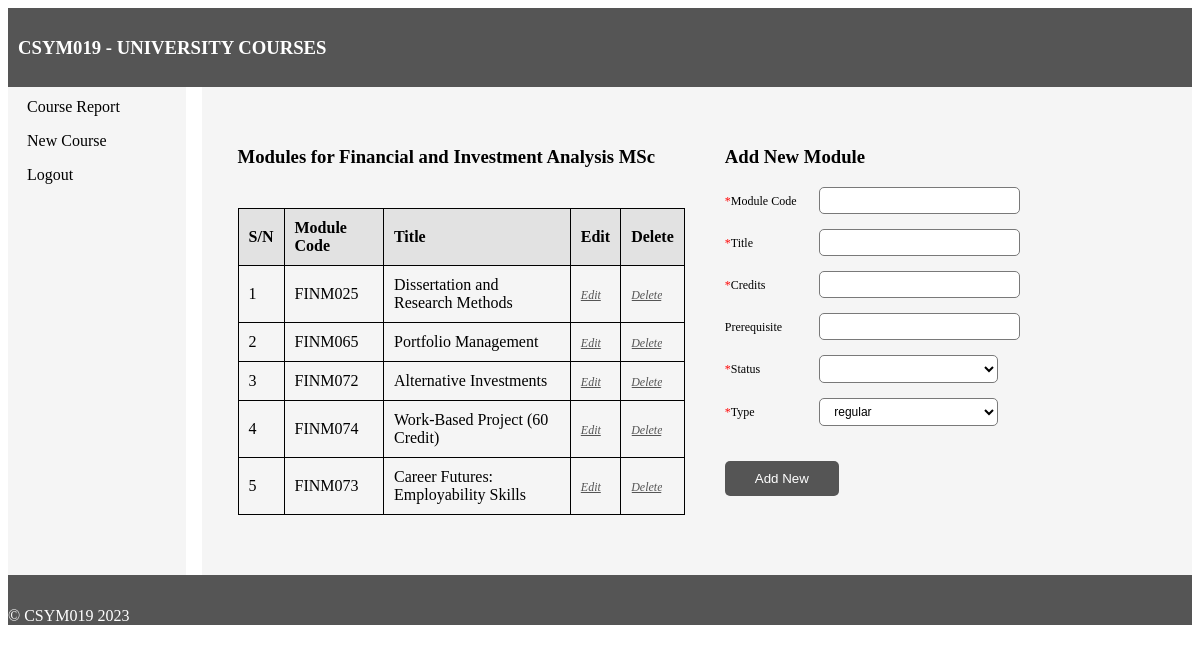
The app's page /modules.php?id=59 (signed in) with its own data.
### tables this page shows
CREATE TABLE `courses` (
  `id` int NOT NULL AUTO_INCREMENT,
  `updated_at` timestamp NOT NULL DEFAULT CURRENT_TIMESTAMP,
  `created_at` timestamp NOT NULL DEFAULT CURRENT_TIMESTAMP,
  `level` varchar(255) NOT NULL,
  `ucas_regular` varchar(4) DEFAULT NULL,
  `ucas_foundation` varchar(4) DEFAULT NULL,
  `duration_fulltime` int NOT NULL,
  `duration_parttime` varchar(10) DEFAULT NULL,
  `duration_foundation` int DEFAULT NULL,
  `duration_placement` tinyint(1) DEFAULT NULL,
  `start_dates` json NOT NULL,
  `location` varchar(255) DEFAULT NULL,
  `icon_url` varchar(255) DEFAULT NULL,
  `course_name` varchar(255) NOT NULL,
  `subject` varchar(255) NOT NULL,
  `link_url` varchar(255) DEFAULT NULL,
  `summary` text,
  `highlights` json DEFAULT NULL,
  `req_summary` json DEFAULT NULL,
  `req_foundation` json DEFAULT NULL,
  `english_req` text,
  `fees_year` varchar(20) NOT NULL,
  `fees_uk_fulltime` int NOT NULL,
  `fees_uk_parttime` int DEFAULT NULL,
  `fees_uk_foundation` int DEFAULT NULL,
  `fees_intl_fulltime` int NOT NULL,
  `fees_intl_parttime` int DEFAULT NULL,
  `fees_intl_foundation` int DEFAULT NULL,
  `fees_withplacement` int DEFAULT NULL,
  `fees_extras` json DEFAULT NULL,
  `faqs` json DEFAULT NULL,
  `related_courses` json DEFAULT NULL,
  PRIMARY KEY (`id`)
);

CREATE TABLE `modules` (
  `module_code` varchar(10) NOT NULL,
  `stage` varchar(10) DEFAULT NULL,
  `title` varchar(255) NOT NULL,
  `credits` int NOT NULL,
  `status` varchar(255) NOT NULL,
  `type` varchar(255) DEFAULT NULL,
  `prereq` varchar(10) DEFAULT NULL,
  `course_id` int NOT NULL,
  KEY `course_id` (`course_id`),
  CONSTRAINT `modules_ibfk_2` FOREIGN KEY (`course_id`) REFERENCES `courses` (`id`) ON DELETE CASCADE ON UPDATE RESTRICT
);

### src/modules.php (the view, shortened to what this page needs)
<?php
if ($_SESSION["authenticated"] !== true) {
    header("Location: index.php");
    exit();
} else {
    require_once('config_db.php');
    if (!isset($_GET['id'])) {
        header("Location: courselist.php");
        exit();
    } else {
        $course_id = $_GET['id'];
        $stmt = $pdo->prepare('SELECT * FROM courses WHERE id = :id');
        $values = [
            'id' => $course_id
        ];
        $stmt->execute($values);
        $currentCourse = $stmt->fetch(PDO::FETCH_ASSOC);
        $selectedStatus = '';
        $selectedType = '';
        $isEdit = false;
        $statusOptions = ['Compulsory', 'Designated'];
        $typeOptions = ['regular', 'dissertation', 'placement'];
        if ($currentCourse) {
            $stmt = $pdo->prepare('SELECT * FROM modules WHERE course_id = :id');
            $values = [
                'id' => $course_id
            ];
            $stmt->execute($values);
            $results = $stmt->fetchAll(PDO::FETCH_ASSOC);
            if (isset($_GET['edit'])) {
                $isEdit = true;
                $selectedModuleCode = $_GET['edit'];
                $stmt = $pdo->prepare('SELECT * FROM modules WHERE module_code = :code');
                $stmt->bindParam(':code', $selectedModuleCode);
                $stmt->execute();
                $currentModule = $stmt->fetch(PDO::FETCH_ASSOC);
                if ($currentModule) {
                    $selectedType = $currentModule['type'];
                    $selectedStage = $currentModule['stage'];
                    $selectedStatus = $currentModule['status'];
                    prepopulateModuleFields($currentModule);
                } else {
                    header("Location: modules.php?id=" . $course_id);
                    exit();
                }
            } else {
                $selectedType = $typeOptions[0];
            }
        } else {
            header("Location: courselist.php");
            exit();
        }
    }
}
?>
<!DOCTYPE html>
<html>
<head>
    <link rel="stylesheet" href="./layout.css">
</head>
<body>
    <main>
        <div class="section-group">
            <div class="cols">
                <h3>
                    Modules for
                    <?php echo $currentCourse['course_name'] ?>
                </h3>
                <?php if ($results): ?>
                    <table id="courses">
                        <thead>
                            <tr>
                                <th>S/N</th>
                                <th>Module Code</th>
                                <th>Title</th>
                                <th>Edit</th>
                                <th>Delete</th>
                            </tr>
                        </thead>
                        <tbody id='table-contents'>
                            <?php foreach ($results as $index => $row) {
                                echo '
                                    <tr>
                                        <td>' . ($index + 1) . '</td>
                                        <td>' . $row['module_code'] . '</td>
                                        <td>' . $row['title'] . '</td>
                                        <form action="" method="POST">
                                        <td>
                                        <a class="linkaction" href="modules.php?id=' . $course_id . '&edit=' . $row['module_code'] . '">Edit</a>
                                        </td>
                                        <td>
                                        <input class="linkaction" type="hidden" name="moduleToDelete" value="' . $row['module_code'] . '">
                                        <input class="linkaction" type="submit" name="delete" value="Delete" />
                                        </td>
                                        </form>
                                    </tr>
                                ';
                            }
                            ?>
                        </tbody>
                    </table>
                <?php else: ?>
                    <p class='error'> No rows available</p>
                <?php endif; ?>
            </div>
            <div class="cols">
                <h3>
                    <?php echo $isEdit === true ? 'Update Module' : 'Add New Module'; ?>
                </h3>
                <form id="moduleform" action="" method="POST">
                    <div class="form-input-wrapper">
                        <label for="code"><span class="required">*</span>Module Code</label>
                        <input type="text" name="code"
                            value="<?php echo isset($_POST['code']) ? $_POST['code'] : ''; ?>" />
                    </div>
                    <div class="form-input-wrapper">
                        <label for="title"><span class="required">*</span>Title</label>
                        <input type="text" name="title"
                            value="<?php echo isset($_POST['title']) ? $_POST['title'] : ''; ?>" />
                    </div>
                    <div class="form-input-wrapper">
                        <label for="credits"><span class="required">*</span>Credits</label>
                        <input type="number" name="credits" min="0"
                            value="<?php echo isset($_POST['credits']) ? $_POST['credits'] : ''; ?>" />
                    </div>
                    <div class="form-input-wrapper">
                        <label for="prereq">Prerequisite</label>
                        <input type="text" name="prereq"
                            value="<?php echo isset($_POST['prereq']) ? $_POST['prereq'] : ''; ?>" />
                    </div>
                    <div class="form-input-wrapper">
                        <label for="status"><span class="required">*</span>Status</label>
                        <select name="status">
                            <option></option>
                            <?php
                            foreach ($statusOptions as $status) {
                                $isSelected = ($status === $selectedStatus) ? "selected" : "";
                                echo "<option value='$status' $isSelected>$status</option>";
                            }
                            ?>
                        </select>
                    </div>
                    <?php if ($currentCourse['level'] === "Postgraduate"): ?>
                        <div class="form-input-wrapper">
                            <label for="type"><span class="required">*</span>Type</label>
                            <select name="type">
                                <?php
                                foreach ($typeOptions as $type) {
                                    $isSelected = ($type === $selectedType) ? "selected" : "";
                                    echo "<option value='$type' $isSelected>$type</option>";
                                }
                                ?>
                            </select>
                        </div>
                    <?php endif; ?>
                    <div class="form-input-wrapper">
                        <button type="submit" name="submit">
                            <?php echo $isEdit === true ? 'Update' : 'Add New'; ?>
                        </button>
                    </div>
                </form>
            </div>
        </div>
    </main>
    <footer>&copy; CSYM019 2023</footer>
</body>
</html>

### src/layout.css (style rules this page uses)
body { display: grid; grid-template-columns: 15% 85%; grid-template-rows: auto; grid-template-areas: "header header" "nav main" "footer footer"; }
header { background-color: #555; color: white; padding: 10px; grid-area: header; }
nav { background-color: whitesmoke; color: black; grid-area: nav; }
nav>ul { list-style-type: none; margin: 0; padding: 0; border-right: 2%; border-color: whitesmoke; border-style: solid; background-color: whitesmoke; }
nav>ul li a { display: block; color: #000; padding: 8px 16px; text-decoration: none; }
main { background-color: whitesmoke; color: black; margin-left: 1em; padding-left: 1em; grid-area: main; }
footer { padding-top: 2em; background-color: #555; color: white; grid-area: footer; }
button, input[type="submit"] { width: auto; padding: 10px 30px; margin-top: 20px; background-color: #555; color: #fff; border: none; border-radius: 5px; cursor: pointer; }
table { border-collapse: collapse; border-spacing: 0; width: 100%; margin: 20px auto; }
#courses { margin-top: 40px; }
thead { background-color: rgb(226, 226, 226); }
tbody { background-color: transparent; }
th, td { padding: 10px; text-align: left; border: 1px solid black; }
th:first-child { width: 20px; }
.linkaction { font-style: italic; color: #555; }
select { background-color: #ffffff; border: 1px solid rgb(121, 121, 121); border-radius: 5px; padding: 5px 10px; cursor: pointer; font-size: 12px; }
.form-input-wrapper { display: flex; align-items: baseline; margin-bottom: 15px; }
.form-input-wrapper label { font-size: 12px; margin-right: 5px; width: 10%; }
.form-input-wrapper input, .form-input-wrapper textarea { background-color: #ffffff; border: 1px solid rgb(121, 121, 121); border-radius: 5px; padding: 5px 10px; }
.form-input-wrapper select, .form-input-wrapper input { width: 20%; }
.required { color: red; }
.section-group { display: flex; justify-content: space-between; margin: 40px 20px; }
.cols { flex-basis: 50%; }
.section-group .cols:first-child { margin-right: 40px; }
#moduleform { display: flex; flex-direction: column; align-items: flex-start; }
#moduleform .form-input-wrapper { width: 100%; display: flex; align-items: baseline; }
#moduleform label { flex-basis: 20%; }
#moduleform input, #moduleform select { flex-basis: 40%; }
.section-group input[type="submit"] { cursor: pointer; text-decoration: underline; background-color: transparent; color: #555; padding: 0; margin: 0; font-family: serif; }
.section-group .linkaction { font-size: 12px; }

### records on screen
courses: course_name "Financial and Investment Analysis MSc"
modules: module_code "FINM025", title "Dissertation and Research Methods"
modules: module_code "FINM065", title "Portfolio Management"
modules: module_code "FINM072", title "Alternative Investments"
modules: module_code "FINM074", title "Work-Based Project (60 Credit)"
modules: module_code "FINM073", title "Career Futures: Employability Skills"

### other values on screen
form field type "regular"
